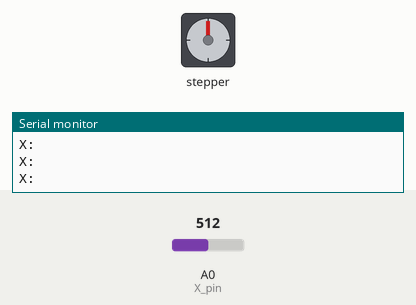
Simulated run of this sketch. Board: Arduino Uno, built with avr-gcc and run on an emulated ATmega328P. Shown: stepper motor, the last lines printed to the serial monitor. The test bench sets the inputs (shaded band); at power-on: A0 (X_pin) = 512. Stepper angles assume 1000 steps per turn.

Above: at 1.2 s.
1.3 s: A0 (X_pin) set to 0
At 1.76 s:
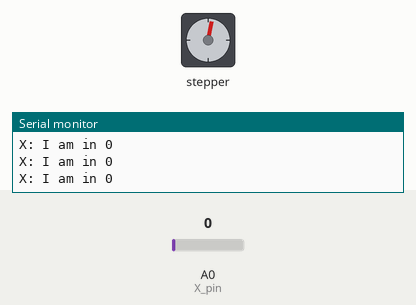
4.3 s: A0 (X_pin) set to 122
At 4.3 s:
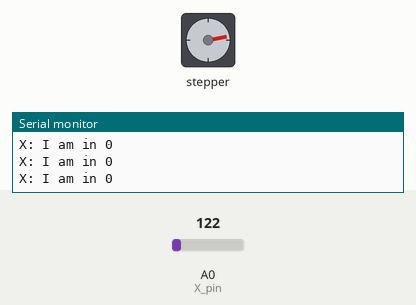
7.3 s: A0 (X_pin) set to 1010
8.8 s: A0 (X_pin) set to 1023
At 9.74 s:
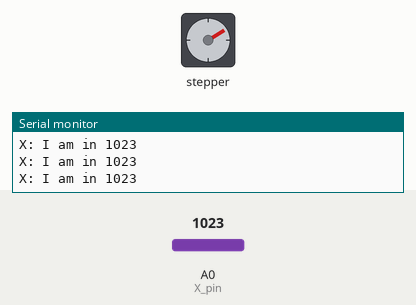
11.8 s: A0 (X_pin) set to 900
At 12.2 s:
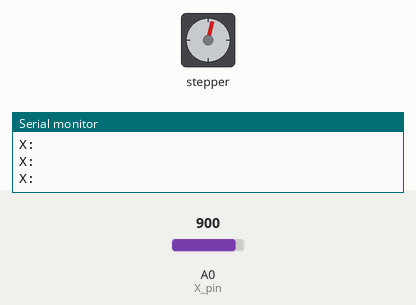
Timing chart, 0 to 14.3 s (numbered marks = the images above; inputs shaded):
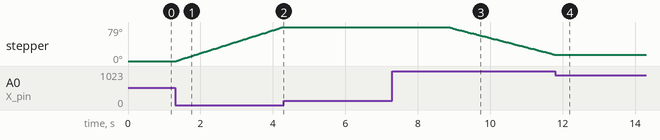

The sketch:

MotorAnalog.ino
```cpp
#include <Stepper.h>

//Analog Stick X pin
const int X_pin = 0;

//Step per rev
const int SPR = 1000;
//Initialize obj and pins for the stepper
Stepper myStepper(SPR, 8,9,10,11);

void setup() {
  myStepper.setSpeed(300);
  Serial.begin(9600);
}

void loop() {
 //Reading analog input of X axis
 Serial.print("X: ");

 //Set val for X axis
 int xVal = analogRead(X_pin);

  //If stick to the left, goes backwards
  if(xVal == 0){
    Serial.print("I am in 0");
    myStepper.step(1);
  }else{
  //If not moving, the motor stops
   myStepper.step(0);
  }

  //If stick to the right, goes foward
  if(xVal == 1023){
   Serial.print("I am in 1023");
   myStepper.step(-1);
  }else{
    //If not moving, the motor stops
    myStepper.step(0);
  }

  Serial.print("\n");

}
```

Measured:
- the behaviour switches between 1022 and 1023 on A0 (X_pin) (found by bisection; images 2 and 3)
- after the input at 1.3 s, stepper: keeps turning clockwise at about 27°/s, starting at once
- after the input at 4.3 s, stepper: stops changing and stays 79°
- after the input at 8.8 s, stepper: keeps turning counter-clockwise at about 22°/s, starting after 0.05 s
- after the input at 11.8 s, stepper: goes on until 11.8 s, then stays 14°
